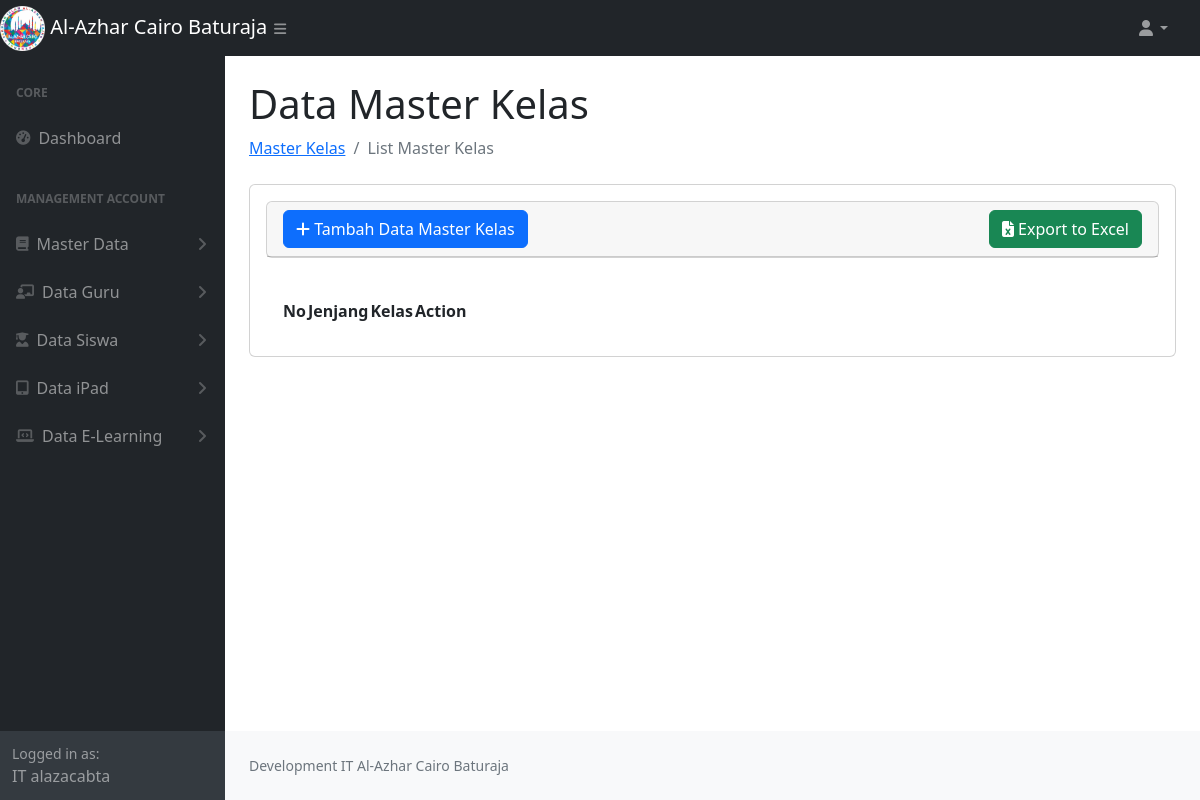
Page /data_kelas.php on the earlier database version.
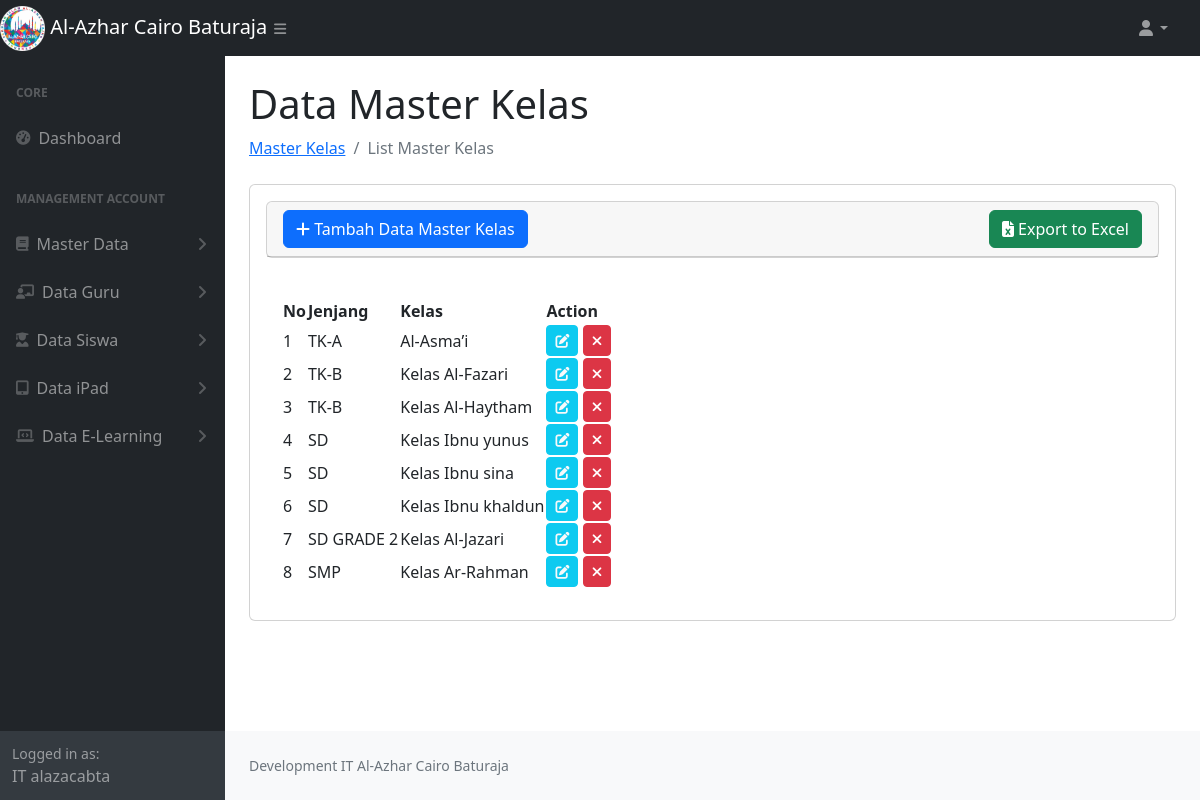
Same page on the later database version.
### tables this page shows
CREATE TABLE `kelas` (
  `id` int NOT NULL AUTO_INCREMENT COMMENT 'Primary Key',
  `jenjang_id` bigint DEFAULT NULL,
  `name` varchar(255) DEFAULT NULL,
  PRIMARY KEY (`id`)
);

CREATE TABLE `jenjang` (
  `id` int NOT NULL AUTO_INCREMENT COMMENT 'Primary Key',
  `name` varchar(255) DEFAULT NULL,
  PRIMARY KEY (`id`)
);

### data_kelas.php (the view, shortened to what this page needs)
<?php
require_once 'function.php';
$sql = "SELECT kelas.id, kelas.name, jenjang.name as jenjang_name FROM kelas INNER JOIN jenjang ON kelas.jenjang_id = jenjang.id";
$stmt = $conn->prepare($sql);
$stmt->execute();
$result = $stmt->get_result();
$dataKelas = [];
while ($row = $result->fetch_assoc()) {
    $dataKelas[] = $row;
}
?>
<!DOCTYPE html>
<html lang="en">
    <head>
        <link href="https://cdn.jsdelivr.net/npm/simple-datatables@7.1.2/dist/style.min.css" rel="stylesheet" />
        <link href="css/styles.css" rel="stylesheet" />
        <link rel="stylesheet" href="https://cdnjs.cloudflare.com/ajax/libs/toastr.js/latest/toastr.css">
        <link rel="stylesheet" href="https://cdnjs.cloudflare.com/ajax/libs/font-awesome/6.7.2/css/all.min.css">
    </head>
    <body class="sb-nav-fixed">
        <nav class="sb-topnav navbar navbar-expand navbar-dark bg-dark">
            <div class="d-flex">
                <a class="navbar-brand" href="index.php">
                    <img src="assets/img/logoalazca.png" alt="Gambar" style="width:20%">
                    Al-Azhar Cairo Baturaja
                </a>
                <button class="btn btn-link btn-sm ps-5" id="sidebarToggle" href="#!"><i class="fas fa-bars"></i></button>
            </div>
            <ul class="navbar-nav ms-auto ms-md-0 me-3 me-lg-4">
                <li class="nav-item dropdown">
                    <a class="nav-link dropdown-toggle" id="navbarDropdown" href="#" role="button" data-bs-toggle="dropdown" aria-expanded="false"><i class="fas fa-user fa-fw"></i></a>
                </li>
            </ul>
        </nav>
        <div id="layoutSidenav">
            <div id="layoutSidenav_nav">
                <nav class="sb-sidenav accordion sb-sidenav-dark" id="sidenavAccordion">
                    <div class="sb-sidenav-menu">
                        <div class="nav">
                            <div class="sb-sidenav-menu-heading">Core</div>
                            <div class="nav">
                                <a class="nav-link" href="index.php">
                                    <div class="sb-nav-link-icon"><i class="fas fa-tachometer-alt"></i></div>
                                    Dashboard
                                </a>
                                <div class="sb-sidenav-menu-heading">Management Account</div>
                                <a class="nav-link collapsed" href="#" data-bs-toggle="collapse" data-bs-target="#collapseMasterData" aria-expanded="false" aria-controls="collapseMasterData">
                                    <div class="sb-nav-link-icon"><i class="fas fa-book"></i></div>
                                        Master Data
                                    <div class="sb-sidenav-collapse-arrow"><i class="fas fa-angle-down"></i></div>
                                </a>
                                <a class="nav-link collapsed" href="#" data-bs-toggle="collapse" data-bs-target="#collapseGuru" aria-expanded="false" aria-controls="collapseGuru">
                                    <div class="sb-nav-link-icon"><i class="fas fa-chalkboard-teacher"></i></div>
                                    Data Guru
                                    <div class="sb-sidenav-collapse-arrow"><i class="fas fa-angle-down"></i></div>
                                </a>
                                <a class="nav-link collapsed" href="#" data-bs-toggle="collapse" data-bs-target="#collapseSiswa" aria-expanded="false" aria-controls="collapseSiswa">
                                    <div class="sb-nav-link-icon"><i class="fas fa-user-graduate"></i></div>
                                    Data Siswa
                                    <div class="sb-sidenav-collapse-arrow"><i class="fas fa-angle-down"></i></div>
                                </a>
                                <a class="nav-link collapsed" href="#" data-bs-toggle="collapse" data-bs-target="#collapseiPad" aria-expanded="false" aria-controls="collapseiPad">
                                    <div class="sb-nav-link-icon"><i class="fas fa-tablet-alt"></i></div>
                                    Data iPad
                                    <div class="sb-sidenav-collapse-arrow"><i class="fas fa-angle-down"></i></div>
                                </a>
                                <a class="nav-link collapsed" href="#" data-bs-toggle="collapse" data-bs-target="#collapseElearning" aria-expanded="false" aria-controls="collapseElearning">
                                    <div class="sb-nav-link-icon"><i class="fas fa-laptop-code"></i></div>
                                    Data E-Learning
                                    <div class="sb-sidenav-collapse-arrow"><i class="fas fa-angle-down"></i></div>
                                </a>
                            </div>
                        </div>
                    </div>
                    <div class="sb-sidenav-footer">
                        <div class="small">Logged in as:</div>
                        IT alazacabta
                    </div>
                </nav>
            </div>
            <div id="layoutSidenav_content">
                <main>
                    <div class="container-fluid px-4">
                        <h1 class="mt-4">Data Master Kelas</h1>
                        <ol class="breadcrumb mb-4">
                            <li class="breadcrumb-item"><a href="data_kelas.php">Master Kelas</a></li>
                            <li class="breadcrumb-item active">List Master Kelas</li>
                        </ol>
                        <div class="card mb-4">
                            <div class="card-body">
                                <div class="card mb-4">
                                    <div class="card-header">
                                        <div class="col-lg-12 d-flex justify-content-between align-items-center">
                                                <button type="button" class="btn btn-primary" data-bs-toggle="modal" data-bs-target="#modal-create">
                                                <i class="fas fa-plus"></i> Tambah Data Master Kelas
                                                </button>
                                                <a href="<?= 'export_kelas.php' ?>" id="exportExcelBtn" class="btn btn-success">
                                                <i class="fa fa-file-excel"></i> Export to Excel
                                                </a>
                                        </div>
                                    </div>
                                </div>
                                <div class="card-body">
                                    <table id="datatablesSimple">
                                        <thead>
                                            <tr>
                                                <th>No</th>
                                                <th>Jenjang</th>
                                                <th>Kelas</th>
                                                <th>Action</th>
                                            </tr>
                                        </thead>
                                        <tbody>
                                            <?php
                                                foreach ($dataKelas as $key => $data) {
                                            ?>
                                            <tr>
                                                <td><?= $key + 1; ?></td>
                                                <td><?= $data['jenjang_name']; ?></td>
                                                <td><?= $data['name']; ?></td>
                                                <td>
                                                    <a href="javascript:void(0)" data-url="<?= 'show_kelas.php' ?>" data-id="<?= $data['id'] ?>" class="edit btn btn-info btn-sm text-light "> <i class="fas fa-edit"></i></a>
                                                    <a href="javascript:void(0)" data-url="<?= 'delete_kelas.php' ?>" data-id="<?= $data['id'] ?>" class="delete btn btn-danger btn-sm"> <i class="fas fa-times"></i></a>
                                                </td>
                                            </tr>
                                            <?php
                                                }
                                            ?>
                                        </tbody>
                                    </table>
                                </div>
                            </div>
                        </div>
                </main>
                <footer class="py-4 bg-light mt-auto">
                    <div class="container-fluid px-4">
                        <div class="d-flex align-items-center justify-content-between small">
                            <div class="text-muted">Development IT Al-Azhar Cairo Baturaja</div>
                        </div>
                    </div>
                </footer>
            </div>
        </div>
    </body>
</html>

Differences in the rows shown:
added kelas: jenjang.name "TK-A", name "Al-Asma’i"
added kelas: jenjang.name "TK-B", name "Kelas Al-Fazari"
added kelas: jenjang.name "TK-B", name "Kelas Al-Haytham"
added kelas: jenjang.name "SD", name "Kelas Ibnu yunus"
added kelas: jenjang.name "SD", name "Kelas Ibnu sina"
added kelas: jenjang.name "SD", name "Kelas Ibnu khaldun"
added kelas: jenjang.name "SD GRADE 2", name "Kelas Al-Jazari"
added kelas: jenjang.name "SMP", name "Kelas Ar-Rahman"
